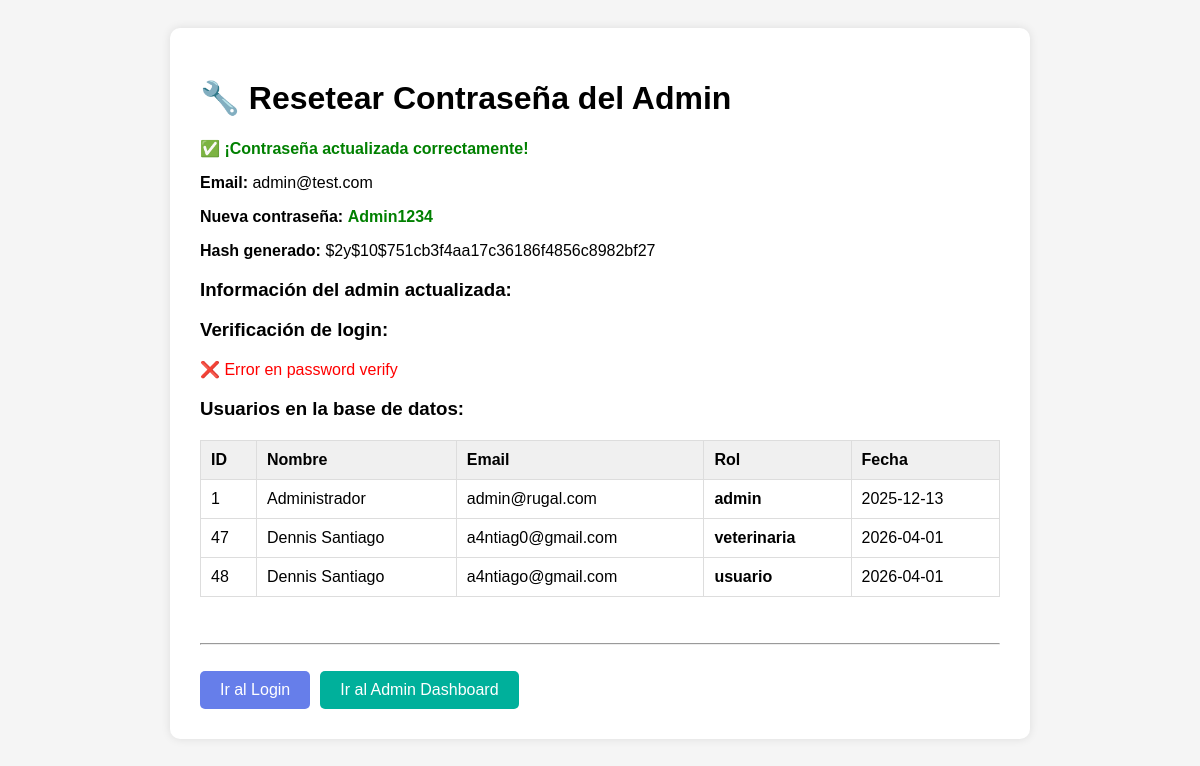
Page /reset-password.php on the committed database.
### tables this page shows
CREATE TABLE IF NOT EXISTS `usuarios` (
  `id` int NOT NULL AUTO_INCREMENT,
  `nombre` varchar(100) NOT NULL,
  `email` varchar(100) NOT NULL,
  `password` varchar(255) NOT NULL,
  `telefono` varchar(20) DEFAULT NULL,
  `ciudad` varchar(100) DEFAULT NULL,
  `foto_perfil` varchar(255) DEFAULT NULL,
  `newsletter` tinyint(1) DEFAULT '0',
  `rol` varchar(20) DEFAULT 'usuario',
  `premium` tinyint(1) DEFAULT '0',
  `created_at` timestamp NULL DEFAULT CURRENT_TIMESTAMP,
  `updated_at` timestamp NULL DEFAULT CURRENT_TIMESTAMP ON UPDATE CURRENT_TIMESTAMP,
  `puntos` int DEFAULT '0',
  `nivel` enum('bronce','plata','oro','platino') DEFAULT 'bronce',
  `total_puntos_ganados` int DEFAULT '0',
  `citas_mes_actual` int DEFAULT '0',
  `ultimo_reset_citas` date DEFAULT NULL,
  `nivel_numerico` int DEFAULT '1',
  `experiencia_nivel` int DEFAULT '0',
  `racha_dias` int DEFAULT '0',
  `ultima_tarea_fecha` date DEFAULT NULL,
  `remember_token` varchar(255) DEFAULT NULL,
  `ultimo_login` datetime DEFAULT NULL,
  PRIMARY KEY (`id`),
  UNIQUE KEY `email` (`email`)
);

### reset-password.php (the view, shortened to what this page needs)
<?php
require_once 'db.php';
$nuevaContraseña = "Admin1234";
$hash = password_hash($nuevaContraseña, PASSWORD_DEFAULT);
echo "<!DOCTYPE html>
<html>
<head>
    <title>Resetear Contraseña - RUGAL</title>
    <style>
        body { font-family: Arial, sans-serif; padding: 20px; background: #f5f5f5; }
        .container { max-width: 800px; margin: 0 auto; background: white; padding: 30px; border-radius: 10px; box-shadow: 0 0 10px rgba(0,0,0,0.1); }
        .success { color: green; font-weight: bold; }
        .error { color: red; }
        table { width: 100%; border-collapse: collapse; margin: 20px 0; }
        th, td { border: 1px solid #ddd; padding: 10px; text-align: left; }
        th { background: #f0f0f0; }
        .btn { background: #667eea; color: white; padding: 10px 20px; border: none; border-radius: 5px; cursor: pointer; text-decoration: none; display: inline-block; }
    </style>
</head>
<body>
    <div class='container'>
        <h1>🔧 Resetear Contraseña del Admin</h1>";
try {
    echo "<div class='success'>✅ <strong>¡Contraseña actualizada correctamente!</strong></div>";
    echo "<p><strong>Email:</strong> admin@test.com</p>";
    echo "<p><strong>Nueva contraseña:</strong> <span class='success'>$nuevaContraseña</span></p>";
    echo "<p><strong>Hash generado:</strong> $hash</p>";
    $stmt = $pdo->query("SELECT id, nombre, email, rol, LEFT(password, 30) as password_hash FROM usuarios WHERE email = 'admin@test.com'");
    $admin = $stmt->fetch();
    echo "<h3>Información del admin actualizada:</h3>";
    print_r($admin);
    echo "<h3>Verificación de login:</h3>";
    if (password_verify($nuevaContraseña, $hash)) {
        echo "<div class='success'>✅ Password verify funciona correctamente</div>";
    } else {
        echo "<div class='error'>❌ Error en password verify</div>";
    }
    echo "<h3>Usuarios en la base de datos:</h3>";
    $stmt = $pdo->query("SELECT id, nombre, email, rol, DATE(created_at) as fecha FROM usuarios ORDER BY id");
    $usuarios = $stmt->fetchAll();
    echo "<table>";
    echo "<tr><th>ID</th><th>Nombre</th><th>Email</th><th>Rol</th><th>Fecha</th></tr>";
    foreach ($usuarios as $usuario) {
        echo "<tr>";
        echo "<td>{$usuario['id']}</td>";
        echo "<td>{$usuario['nombre']}</td>";
        echo "<td>{$usuario['email']}</td>";
        echo "<td><strong>{$usuario['rol']}</strong></td>";
        echo "<td>{$usuario['fecha']}</td>";
        echo "</tr>";
    }
    echo "</table>";
    echo "<br><hr><br>";
    echo "<a href='login.php' class='btn'>Ir al Login</a>";
    echo "<a href='admin-dashboard.php' class='btn' style='background:#00b09b; margin-left:10px;'>Ir al Admin Dashboard</a>";
} catch (Exception $e) {
    echo "<div class='error'>❌ ERROR: " . $e->getMessage() . "</div>";
}
echo "</div></body></html>";
?>

### reset-password.php (style rules this page uses)
body { font-family: Arial, sans-serif; padding: 20px; background: #f5f5f5; }
.container { max-width: 800px; margin: 0 auto; background: white; padding: 30px; border-radius: 10px; box-shadow: 0 0 10px rgba(0,0,0,0.1); }
.success { color: green; font-weight: bold; }
.error { color: red; }
table { width: 100%; border-collapse: collapse; margin: 20px 0; }
th, td { border: 1px solid #ddd; padding: 10px; text-align: left; }
th { background: #f0f0f0; }
.btn { background: #667eea; color: white; padding: 10px 20px; border: none; border-radius: 5px; cursor: pointer; text-decoration: none; display: inline-block; }

### rows in the picture
usuarios: id "1", nombre "Administrador", email "admin@rugal.com", rol "admin", fecha "2025-12-13"
usuarios: id "47", nombre "Dennis Santiago", email "a4ntiag0@gmail.com", rol "veterinaria", fecha "2026-04-01"
usuarios: id "48", nombre "Dennis Santiago", email "a4ntiago@gmail.com", rol "usuario", fecha "2026-04-01"

### other values in the picture
$nuevaContraseña "Admin1234"
$hash "$2y$10$751cb3f4aa17c36186f4856c8982bf27"
